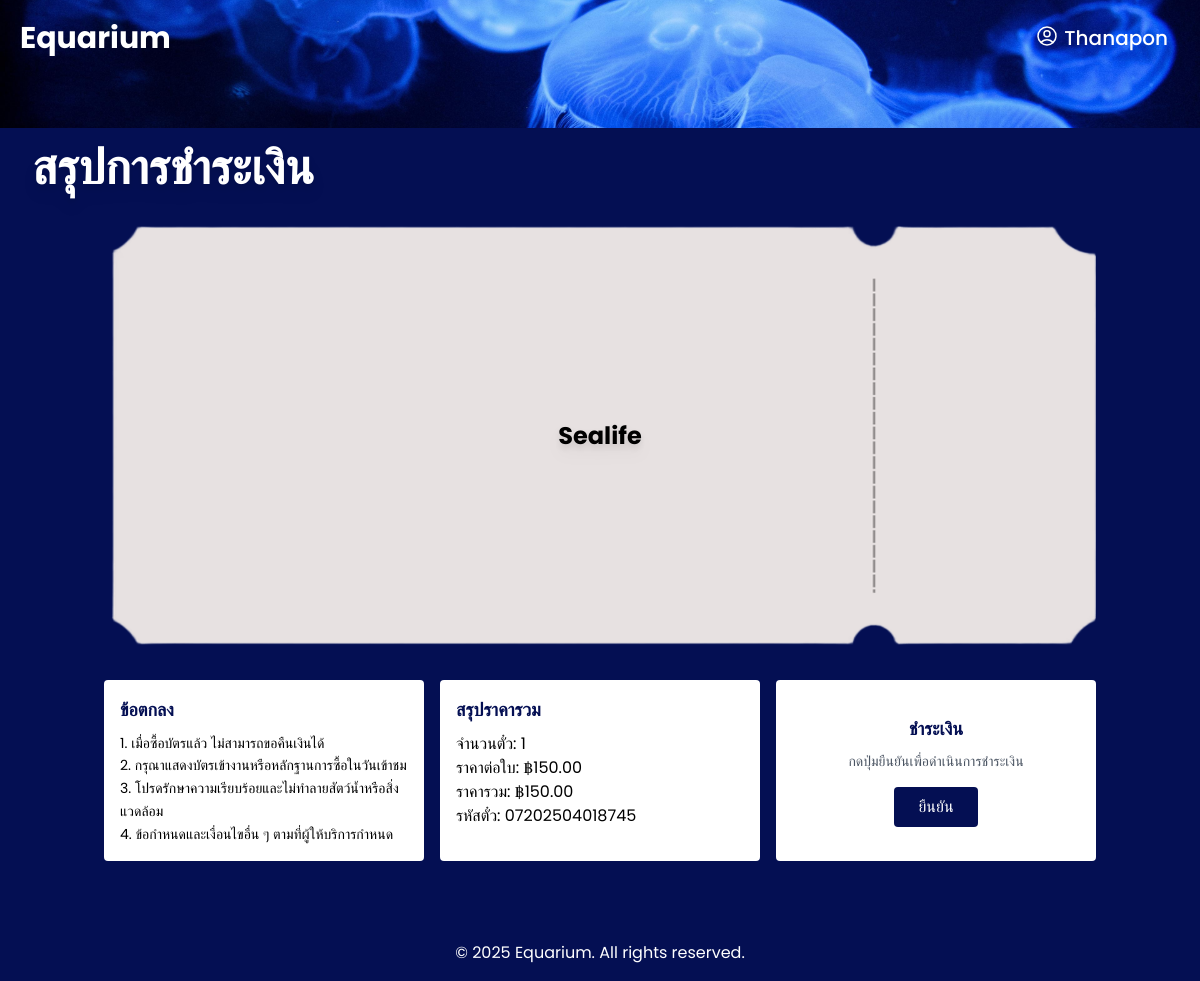
/pay/payment.php?event_id=7 (signed in), run on an earlier commit of the app's database.
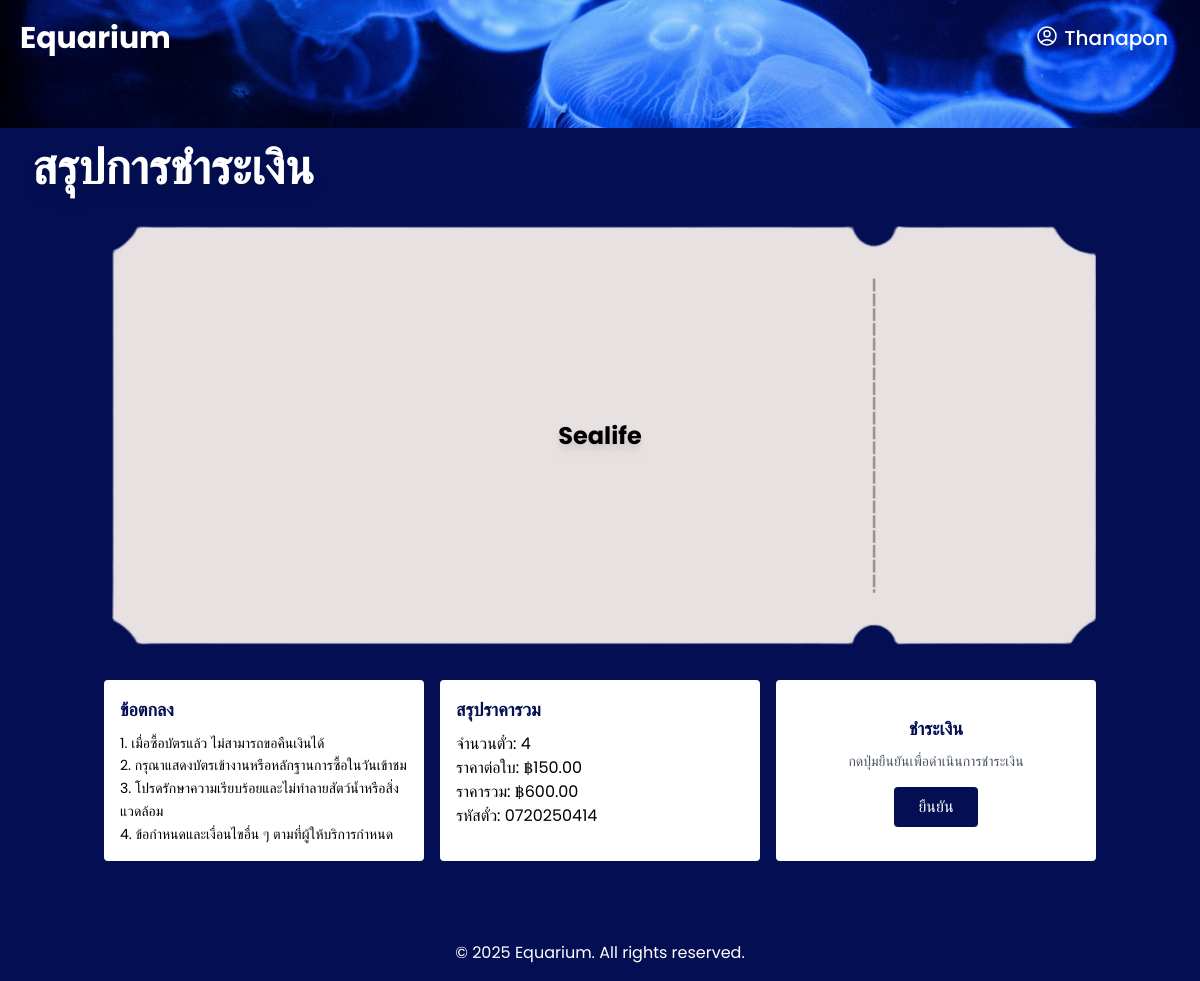
And on a later commit of the database.
### tables this page shows
CREATE TABLE `events` (
  `event_id` int(11) NOT NULL,
  `name` varchar(100) NOT NULL,
  `image` varchar(255) NOT NULL,
  `location` varchar(100) NOT NULL,
  `activity` varchar(255) NOT NULL,
  `price` decimal(10,2) NOT NULL,
  `created_at` timestamp NOT NULL DEFAULT current_timestamp(),
  `ticket_quantity` int(11) NOT NULL DEFAULT 0,
  `description` text NOT NULL
);

CREATE TABLE `ticket` (
  `id` int(11) NOT NULL,
  `user_id` int(11) NOT NULL,
  `event_id` int(11) NOT NULL,
  `ticket_code` varchar(50) NOT NULL,
  `ticket_date` date NOT NULL,
  `ticket_quantity` int(11) NOT NULL,
  `total_price` decimal(10,2) NOT NULL,
  `created_at` timestamp NOT NULL DEFAULT current_timestamp(),
  `status` varchar(50) DEFAULT 'รอตรวจสอบ',
  `slip_image` varchar(255) DEFAULT NULL,
  `used` varchar(255) DEFAULT NULL
);

### pay/payment.php (the view, shortened to what this page needs)
<?php
include '../includes/navbar.php';
$conn = new mysqli("localhost", "root", "", "aquarium");
$event_id = isset($_GET['event_id']) ? intval($_GET['event_id']) : 0;
$sql = "SELECT * FROM events WHERE event_id = ?";
$stmt = $conn->prepare($sql);
$stmt->bind_param("i", $event_id);
$stmt->execute();
$result = $stmt->get_result();
$event = $result->fetch_assoc();
$sqlTicket = "SELECT * FROM ticket WHERE event_id = ? ORDER BY created_at DESC LIMIT 1";
$stmtTicket = $conn->prepare($sqlTicket);
$stmtTicket->bind_param("i", $event_id);
$stmtTicket->execute();
$resultTicket = $stmtTicket->get_result();
$ticketRecord = $resultTicket->fetch_assoc();
?>
<!DOCTYPE html>
<html lang="en">
<head>
  <script src="https://cdn.tailwindcss.com"></script>
</head>
<body class="font-poppins min-h-screen bg-mainBlue text-white">
  <header class="relative h-32 bg-center bg-cover bg-no-repeat" style="background-image: url('../image/8929102.jpg');">
    <div class="absolute top-5 left-5 z-50 flex items-center">
      <a href="../homepage/aquarium.php" class="text-white text-3xl font-bold">Equarium</a>
    </div>
  </header>
  <h1 class="text-3xl md:text-5xl font-bold drop-shadow-lg text-white px-8 mt-4">
    สรุปการชำระเงิน
  </h1>
  <main class="max-w-5xl mx-auto px-4 py-8">
    <div class="relative inline-block mb-8">
      <img src="../image/ticket1.png" alt="Ticket" class="w-92" />
      <div class="absolute inset-0 flex flex-col items-center justify-center">
        <h2 class="text-2xl font-bold text-black drop-shadow-lg">
          <?php echo htmlspecialchars($event['name']); ?>
        </h2>
      </div>
    </div>
    <div class="grid grid-cols-1 md:grid-cols-3 gap-4">
      <div class="bg-white text-black rounded p-4">
        <h3 class="text-lg font-semibold text-mainBlue mb-2">ข้อตกลง</h3>
        <p class="text-sm leading-relaxed">
          1. เมื่อซื้อบัตรแล้ว ไม่สามารถขอคืนเงินได้<br/>
          2. กรุณาแสดงบัตรเข้างานหรือหลักฐานการซื้อในวันเข้าชม<br/>
          3. โปรดรักษาความเรียบร้อยและไม่ทำลายสัตว์น้ำหรือสิ่งแวดล้อม<br/>
          4. ข้อกำหนดและเงื่อนไขอื่น ๆ ตามที่ผู้ให้บริการกำหนด<br/>
        </p>
      </div>
      <div class="bg-white text-black rounded p-4">
        <h3 class="text-lg font-semibold text-mainBlue mb-2">สรุปราคารวม</h3>
        <?php if ($ticketRecord): ?>
          <p>จำนวนตั๋ว: <?php echo htmlspecialchars($ticketRecord['ticket_quantity']); ?></p>
          <p>ราคาต่อใบ: ฿<?php echo htmlspecialchars($event['price']); ?></p>
          <p>ราคารวม: ฿<?php echo htmlspecialchars($ticketRecord['total_price']); ?></p>
          <p>รหัสตั๋ว: <?php echo htmlspecialchars($ticketRecord['ticket_code']); ?></p>
        <?php else: ?>
          <p>No ticket data available.</p>
        <?php endif; ?>
      </div>
      <div class="bg-white text-black rounded p-4 flex flex-col justify-center items-center">
        <h3 class="text-lg font-semibold text-mainBlue mb-2">ชำระเงิน</h3>
        <p class="mb-4 text-sm text-gray-600">
          กดปุ่มยืนยันเพื่อดำเนินการชำระเงิน
        </p>
        <a href="payconfirm.php?id=<?php echo $ticketRecord ? $ticketRecord['id'] : $event_id; ?>"
           class="bg-mainBlue text-white px-6 py-2 rounded hover:bg-hoverBlue transition-colors">
          ยืนยัน
        </a>
      </div>
    </div>
  </main>
  <footer class="bg-mainBlue text-white py-4 text-center mt-8">
    <p>&copy; 2025 Equarium. All rights reserved.</p>
  </footer>
</body>
</html>

### includes/navbar.php (shortened to what this page needs)
<nav class="absolute top-4 inset-x-0 z-50 px-4">
      <div class="flex justify-end space-x-6 text-white font-semibold text-lg relative z-10">
        <?php if (isset($_SESSION['session_id'])): ?>
          <button id="dropdownButton" type="button" class="inline-flex justify-center px-4 py-2 text-xl font-medium text-white focus:outline-none" onclick="toggleDropdown()">
            <span><?php echo htmlspecialchars($_SESSION['user']); ?></span>
          </button>
        <?php else: ?>
          <a href="../register/register.php" class="text-2xl hover:underline">Register</a>
          <a href="../login/login.php" class="text-2xl hover:underline">Sign In</a>
        <?php endif; ?>
      </div>
    </nav>

What changed in the data, as far as the page shows it:
removed ticket: ticket_quantity "1", total_price "150.00", ticket_code "07202504018745"
now on this page (row unchanged): ticket: ticket_quantity "4", total_price "600.00", ticket_code "0720250414"
